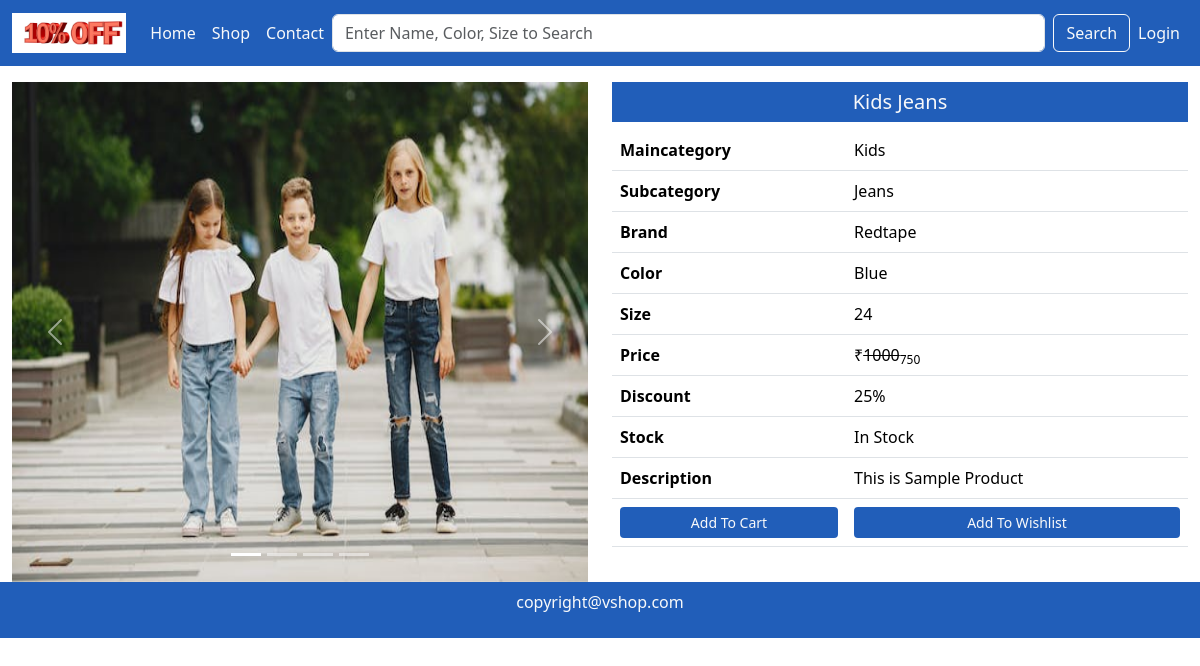
Screenshot of /single-product/3/ with the database file from the repository.
### mainApp/models.py (models this page shows, shortened)
class Product(models.Model):
    id = models.AutoField(primary_key=True)
    name = models.CharField(max_length=50)
    maincategory = models.ForeignKey(Maincategory,on_delete=models.CASCADE)
    subcategory = models.ForeignKey(Subcategory,on_delete=models.CASCADE)
    brand = models.ForeignKey(Brand,on_delete=models.CASCADE)
    color = models.CharField(max_length=20)
    size = models.CharField(max_length=20)
    stock = models.CharField(max_length=20,default="In Stock",null=True,blank=True)
    description = models.TextField()
    baseprice = models.IntegerField()
    discount = models.IntegerField(default=0,null=True,blank=True)
    finalprice = models.IntegerField()
    pic1 = models.ImageField(upload_to="uploads/",default="",null=True,blank=True)
    pic2 = models.ImageField(upload_to="uploads/",default="",null=True,blank=True)
    pic3 = models.ImageField(upload_to="uploads/",default="",null=True,blank=True)
    pic4 = models.ImageField(upload_to="uploads/",default="",null=True,blank=True)

class Maincategory(models.Model):
    id = models.AutoField(primary_key=True)
    name = models.CharField(max_length=40)
    def __str__(self):
        return self.name

class Subcategory(models.Model):
    id = models.AutoField(primary_key=True)
    name = models.CharField(max_length=40)
    def __str__(self):
        return self.name

class Brand(models.Model):
    id = models.AutoField(primary_key=True)
    name = models.CharField(max_length=40)
    def __str__(self):
        return self.name

### mainApp/views.py (the view)
# urls.py: path('single-product/<int:id>/', views.singleProduct),
def singleProduct(Request,id):
    data = Product.objects.get(id=id)
    return render(Request,"single-product.html",{"data":data})

### mainApp/templates/single-product.html (shortened to what this page needs)
{%extends "index.html"%}
{%block content%}
<div class="container-fluid mt-3">
    <div class="row">
        <div class="col-md-6 col-12">
            <div id="carouselExampleIndicators" class="carousel slide">
                <div class="carousel-indicators">
                  <button type="button" data-bs-target="#carouselExampleIndicators" data-bs-slide-to="0" class="active" aria-current="true" aria-label="Slide 1"></button>
                  <button type="button" data-bs-target="#carouselExampleIndicators" data-bs-slide-to="1" aria-label="Slide 2"></button>
                  <button type="button" data-bs-target="#carouselExampleIndicators" data-bs-slide-to="2" aria-label="Slide 3"></button>
                  <button type="button" data-bs-target="#carouselExampleIndicators" data-bs-slide-to="3" aria-label="Slide 4"></button>
                </div>
                <div class="carousel-inner">
                  <div class="carousel-item active">
                    <img src="{{data.pic1.url}}" height="500px" class="d-block w-100" alt="...">
                  </div>
                </div>
                <button class="carousel-control-prev" type="button" data-bs-target="#carouselExampleIndicators" data-bs-slide="prev">
                  <span class="carousel-control-prev-icon" aria-hidden="true"></span>
                </button>
                <button class="carousel-control-next" type="button" data-bs-target="#carouselExampleIndicators" data-bs-slide="next">
                  <span class="carousel-control-next-icon" aria-hidden="true"></span>
                </button>
              </div>
        </div>
        <div class="col-md-6 col-12">
            <h5 class="background text-light text-center p-2">{{data.name}}</h5>
            <div class="table-responsive">
                <table class="table">
                    <tr>
                        <th>Maincategory</th>
                        <td>{{data.maincategory}}</td>
                    </tr>
                    <tr>
                        <th>Subcategory</th>
                        <td>{{data.subcategory}}</td>
                    </tr>
                    <tr>
                        <th>Brand</th>
                        <td>{{data.brand}}</td>
                    </tr>
                    <tr>
                        <th>Color</th>
                        <td>{{data.color}}</td>
                    </tr>
                    <tr>
                        <th>Size</th>
                        <td>{{data.size}}</td>
                    </tr>
                    <tr>
                        <th>Price</th>
                        <td> &#8377<del>{{data.baseprice}}</del><sub>{{data.finalprice}}</sub></td>
                    </tr>
                    <tr>
                        <th>Discount</th>
                        <td>{{data.discount}}%</td>
                    </tr>
                    <tr>
                        <th>Stock</th>
                        <td>{{data.stock}}</td>
                    </tr>
                    <tr>
                        <th>Description</th>
                        <td>{{data.description}}</td>
                    </tr>
                    <tr>
                        <th><a href="/add-to-cart/{{data.id}}" class="btn background text-light mybtn btn-sm w-100">Add To Cart</a></th>
                        <td><a href="/add-to-wishlist/{{data.id}}" class="btn background text-light mybtn btn-sm w-100">Add To Wishlist</a></td>
                    </tr>
                </table>
            </div>
        </div>
    </div>
</div>
{%endblock%}

### mainApp/static/css/style.css (style rules this page uses)
.background { background-color: rgb(33, 94, 185); }

### rows the page displays
Product: pic1 (picture), name "Kids Jeans", maincategory "Kids", subcategory "Jeans", brand "Redtape", color "Blue", size "24", baseprice "1000", finalprice "750", discount "25", stock "In Stock", description "This is Sample Product"
